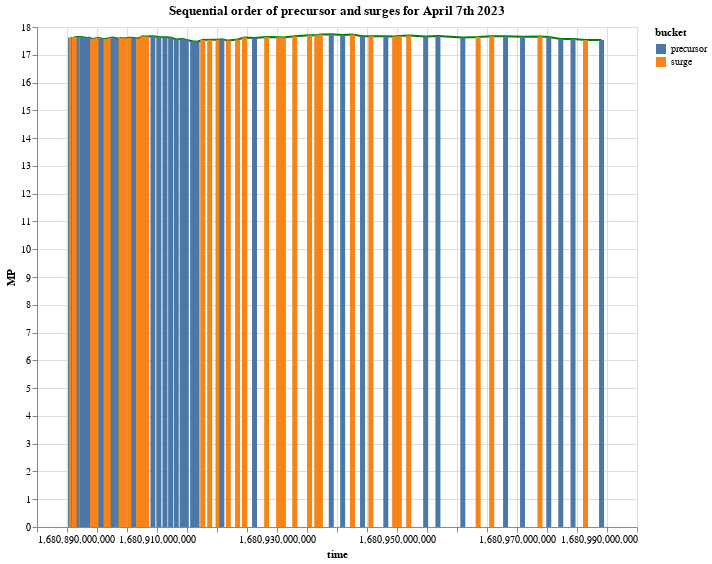

The notebook cell this image was saved under:
### Code cell
line = alt.Chart(sequence_df).mark_line(color='green').encode(
    x='time',
    y='MP'
)

bar = alt.Chart(sequence_df).mark_bar().encode(
    x='time',
    y='MP',
    color='bucket'
)

chart = (line + bar).properties(width=600, height=500)
chart.title = 'Sequential order of precursor and surges for April 7th 2023'

subtitle = 'Precursors are contiguous periods where percentage rate of growth is less than threshold'
chart.properties(title=alt.TitleParams(text=[chart.title, subtitle], baseline='bottom', orient='top', anchor='start', fontSize=14))
chart

### Figure 1 — Vega-Lite specification as saved in the notebook (floating-point values rounded to 4 significant figures)
{"config": {"view": {"continuousWidth": 300, "continuousHeight": 300}}, "layer": [{"mark": {"type": "line", "color": "green"}, "encoding": {"x": {"field": "time", "type": "quantitative"}, "y": {"field": "MP", "type": "quantitative"}}}, {"mark": {"type": "bar"}, "encoding": {"color": {"field": "bucket", "type": "nominal"}, "x": {"field": "time", "type": "quantitative"}, "y": {"field": "MP", "type": "quantitative"}}}], "data": {"name": "data-6a45360c3fb6dfa0331f1b4edd559e5f"}, "height": 500, "title": "Sequential order of precursor and surges for April 7th 2023", "width": 600, "$schema": "https://vega.github.io/schema/vega-lite/v5.8.0.json", "datasets": {"data-6a45360c3fb6dfa0331f1b4edd559e5f": [{"time": 1681000000000.0, "MP": 17.61, "change": null, "bucket": "precursor"}, {"time": 1681000000000.0, "MP": 17.61, "change": -0.0003975, "bucket": "precursor"}, {"time": 1681000000000.0, "MP": 17.6, "change": -0.0001704, "bucket": "precursor"}, {"time": 1681000000000.0, "MP": 17.59, "change": -0.0005682, "bucket": "precursor"}, {"time": 1681000000000.0, "MP": 17.59, "change": 0.0, "bucket": "surge"}, {"time": 1681000000000.0, "MP": 17.59, "change": 0.0, "bucket": "surge"}, {"time": 1681000000000.0, "MP": 17.59, "change": 0.0, "bucket": "surge"}, {"time": 1681000000000.0, "MP": 17.59, "change": 0.000398, "bucket": "surge"}, {"time": 1681000000000.0, "MP": 17.6, "change": 0.0001706, "bucket": "surge"}, {"time": 1681000000000.0, "MP": 17.6, "change": -0.0001136, "bucket": "precursor"}, {"time": 1681000000000.0, "MP": 17.6, "change": 0.0001137, "bucket": "surge"}, {"time": 1681000000000.0, "MP": 17.6, "change": 0.0001705, "bucket": "surge"}, {"time": 1681000000000.0, "MP": 17.61, "change": 0.0003977, "bucket": "surge"}, {"time": 1681000000000.0, "MP": 17.61, "change": -5.679e-05, "bucket": "precursor"}, {"time": 1681000000000.0, "MP": 17.6, "change": 5.685e-05, "bucket": "surge"}, {"time": 1681000000000.0, "MP": 17.62, "change": 0.0007384, "bucket": "surge"}, {"time": 1681000000000.0, "MP": 17.63, "change": 0.0003973, "bucket": "surge"}, {"time": 1681000000000.0, "MP": 17.63, "change": 0.0003971, "bucket": "surge"}, {"time": 1681000000000.0, "MP": 17.64, "change": 0.0001702, "bucket": "surge"}, {"time": 1681000000000.0, "MP": 17.64, "change": 0.0, "bucket": "surge"}, {"time": 1681000000000.0, "MP": 17.64, "change": 0.0, "bucket": "surge"}, {"time": 1681000000000.0, "MP": 17.64, "change": -0.0003968, "bucket": "precursor"}, {"time": 1681000000000.0, "MP": 17.63, "change": -0.0003402, "bucket": "precursor"}, {"time": 1681000000000.0, "MP": 17.62, "change": 0.0001703, "bucket": "surge"}, {"time": 1681000000000.0, "MP": 17.64, "change": -0.0002268, "bucket": "precursor"}, {"time": 1681000000000.0, "MP": 17.62, "change": -0.0001133, "bucket": "precursor"}, {"time": 1681000000000.0, "MP": 17.62, "change": -0.0002269, "bucket": "precursor"}, {"time": 1681000000000.0, "MP": 17.62, "change": -0.0003405, "bucket": "precursor"}, {"time": 1681000000000.0, "MP": 17.6, "change": -0.0005674, "bucket": "precursor"}, {"time": 1681000000000.0, "MP": 17.61, "change": -0.0005111, "bucket": "precursor"}, {"time": 1681000000000.0, "MP": 17.59, "change": -0.0008525, "bucket": "precursor"}, {"time": 1681000000000.0, "MP": 17.57, "change": 3.883e-07, "bucket": "surge"}, {"time": 1681000000000.0, "MP": 17.59, "change": 0.0009671, "bucket": "surge"}, {"time": 1681000000000.0, "MP": 17.61, "change": 0.0006255, "bucket": "surge"}, {"time": 1681000000000.0, "MP": 17.59, "change": -0.001988, "bucket": "precursor"}, {"time": 1681000000000.0, "MP": 17.57, "change": -0.0001137, "bucket": "precursor"}, {"time": 1681000000000.0, "MP": 17.57, "change": 0.0009675, "bucket": "surge"}, {"time": 1681000000000.0, "MP": 17.61, "change": 0.002275, "bucket": "surge"}, {"time": 1681000000000.0, "MP": 17.62, "change": -0.001758, "bucket": "precursor"}, {"time": 1681000000000.0, "MP": 17.58, "change": -0.0002835, "bucket": "precursor"}, {"time": 1681000000000.0, "MP": 17.6, "change": 0.000114, "bucket": "surge"}, {"time": 1681000000000.0, "MP": 17.59, "change": 0.0001138, "bucket": "surge"}, {"time": 1681000000000.0, "MP": 17.61, "change": 0.0007389, "bucket": "surge"}, {"time": 1681000000000.0, "MP": 17.6, "change": -0.0005678, "bucket": "precursor"}, {"time": 1681000000000.0, "MP": 17.59, "change": 0.0003983, "bucket": "surge"}, {"time": 1681000000000.0, "MP": 17.67, "change": 0.003409, "bucket": "surge"}, {"time": 1681000000000.0, "MP": 17.66, "change": 0.0003969, "bucket": "surge"}, {"time": 1681000000000.0, "MP": 17.67, "change": -0.001075, "bucket": "precursor"}, {"time": 1681000000000.0, "MP": 17.64, "change": -0.0003395, "bucket": "precursor"}, {"time": 1681000000000.0, "MP": 17.63, "change": -0.001416, "bucket": "precursor"}, {"time": 1681000000000.0, "MP": 17.62, "change": -0.0021, "bucket": "precursor"}, {"time": 1681000000000.0, "MP": 17.55, "change": -0.001078, "bucket": "precursor"}, {"time": 1681000000000.0, "MP": 17.58, "change": -0.0004543, "bucket": "precursor"}, {"time": 1681000000000.0, "MP": 17.53, "change": -0.002675, "bucket": "precursor"}, {"time": 1681000000000.0, "MP": 17.49, "change": -0.00177, "bucket": "precursor"}, {"time": 1681000000000.0, "MP": 17.47, "change": -0.0001138, "bucket": "precursor"}, {"time": 1681000000000.0, "MP": 17.53, "change": 0.002862, "bucket": "surge"}, {"time": 1681000000000.0, "MP": 17.54, "change": 0.0004566, "bucket": "surge"}, {"time": 1681000000000.0, "MP": 17.54, "change": 0.0009125, "bucket": "surge"}, {"time": 1681000000000.0, "MP": 17.56, "change": -0.0006262, "bucket": "precursor"}, {"time": 1681000000000.0, "MP": 17.51, "change": 1.821e-06, "bucket": "surge"}, {"time": 1681000000000.0, "MP": 17.55, "change": 0.00154, "bucket": "surge"}, {"time": 1681000000000.0, "MP": 17.62, "change": 0.003019, "bucket": "surge"}, {"time": 1681000000000.0, "MP": 17.6, "change": -0.0001692, "bucket": "precursor"}, {"time": 1681000000000.0, "MP": 17.64, "change": 5.717e-05, "bucket": "surge"}, {"time": 1681000000000.0, "MP": 17.63, "change": 0.0001706, "bucket": "surge"}, {"time": 1681000000000.0, "MP": 17.62, "change": 0.0008514, "bucket": "surge"}, {"time": 1681000000000.0, "MP": 17.67, "change": 0.002438, "bucket": "surge"}, {"time": 1681000000000.0, "MP": 17.7, "change": 0.0009628, "bucket": "surge"}, {"time": 1681000000000.0, "MP": 17.7, "change": 0.001187, "bucket": "surge"}, {"time": 1681000000000.0, "MP": 17.73, "change": 0.001016, "bucket": "surge"}, {"time": 1681000000000.0, "MP": 17.74, "change": -0.0002254, "bucket": "precursor"}, {"time": 1681000000000.0, "MP": 17.71, "change": -0.00186, "bucket": "precursor"}, {"time": 1681000000000.0, "MP": 17.73, "change": 5.71e-05, "bucket": "surge"}, {"time": 1681000000000.0, "MP": 17.67, "change": -0.001298, "bucket": "precursor"}, {"time": 1681000000000.0, "MP": 17.67, "change": 0.0002829, "bucket": "surge"}, {"time": 1681000000000.0, "MP": 17.67, "change": -0.0008474, "bucket": "precursor"}, {"time": 1681000000000.0, "MP": 17.66, "change": 1.282e-07, "bucket": "surge"}, {"time": 1681000000000.0, "MP": 17.68, "change": 0.000453, "bucket": "surge"}, {"time": 1681000000000.0, "MP": 17.69, "change": 0.0008488, "bucket": "surge"}, {"time": 1681000000000.0, "MP": 17.66, "change": -0.0008474, "bucket": "precursor"}, {"time": 1681000000000.0, "MP": 17.68, "change": -0.001357, "bucket": "precursor"}, {"time": 1681000000000.0, "MP": 17.62, "change": -0.0005086, "bucket": "precursor"}, {"time": 1681000000000.0, "MP": 17.64, "change": 0.001701, "bucket": "surge"}, {"time": 1681000000000.0, "MP": 17.67, "change": 0.0005106, "bucket": "surge"}, {"time": 1681000000000.0, "MP": 17.67, "change": -0.001244, "bucket": "precursor"}, {"time": 1681000000000.0, "MP": 17.65, "change": -0.001019, "bucket": "precursor"}, {"time": 1681000000000.0, "MP": 17.66, "change": 0.0005104, "bucket": "surge"}, {"time": 1681000000000.0, "MP": 17.64, "change": -0.0017, "bucket": "precursor"}, {"time": 1681000000000.0, "MP": 17.57, "change": -0.001588, "bucket": "precursor"}, {"time": 1681000000000.0, "MP": 17.57, "change": -0.003353, "bucket": "precursor"}, {"time": 1681000000000.0, "MP": 17.53, "change": 0.0008564, "bucket": "surge"}, {"time": 1681000000000.0, "MP": 17.53, "change": -0.0004744, "bucket": "precursor"}]}}
